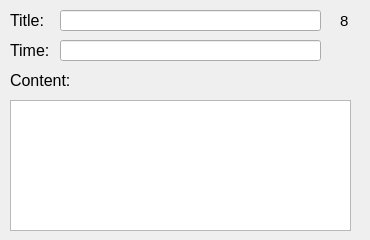
      <widget class="QWidget" name="Page8">
       <widget class="QLabel" name="label_22">
        <property name="geometry">
         <rect>
          <x>10</x>
          <y>10</y>
          <width>41</width>
          <height>21</height>
         </rect>
        </property>
        <property name="font">
         <font>
          <pointsize>12</pointsize>
         </font>
        </property>
        <property name="text">
         <string>Title:</string>
        </property>
       </widget>
       <widget class="QLabel" name="label_23">
        <property name="geometry">
         <rect>
          <x>10</x>
          <y>40</y>
          <width>41</width>
          <height>21</height>
         </rect>
        </property>
        <property name="font">
         <font>
          <pointsize>12</pointsize>
         </font>
        </property>
        <property name="text">
         <string>Time:</string>
        </property>
       </widget>
       <widget class="QLineEdit" name="title_8">
        <property name="geometry">
         <rect>
          <x>60</x>
          <y>10</y>
          <width>261</width>
          <height>21</height>
         </rect>
        </property>
        <property name="readOnly">
         <bool>true</bool>
        </property>
       </widget>
       <widget class="QLineEdit" name="time_8">
        <property name="geometry">
         <rect>
          <x>60</x>
          <y>40</y>
          <width>261</width>
          <height>21</height>
         </rect>
        </property>
        <property name="readOnly">
         <bool>true</bool>
        </property>
       </widget>
       <widget class="QLabel" name="label_24">
        <property name="geometry">
         <rect>
          <x>10</x>
          <y>70</y>
          <width>71</width>
          <height>21</height>
         </rect>
        </property>
        <property name="font">
         <font>
          <pointsize>12</pointsize>
         </font>
        </property>
        <property name="text">
         <string>Content:</string>
        </property>
       </widget>
       <widget class="QLabel" name="label_38">
        <property name="geometry">
         <rect>
          <x>340</x>
          <y>10</y>
          <width>21</width>
          <height>21</height>
         </rect>
        </property>
        <property name="font">
         <font>
          <pointsize>11</pointsize>
         </font>
        </property>
        <property name="layoutDirection">
         <enum>Qt::LeftToRight</enum>
        </property>
        <property name="frameShape">
         <enum>QFrame::NoFrame</enum>
        </property>
        <property name="text">
         <string>8</string>
        </property>
       </widget>
       <widget class="QPlainTextEdit" name="plainTextEdit_8">
        <property name="geometry">
         <rect>
          <x>10</x>
          <y>100</y>
          <width>341</width>
          <height>131</height>
         </rect>
        </property>
        <property name="readOnly">
         <bool>true</bool>
        </property>
       </widget>
      </widget>
